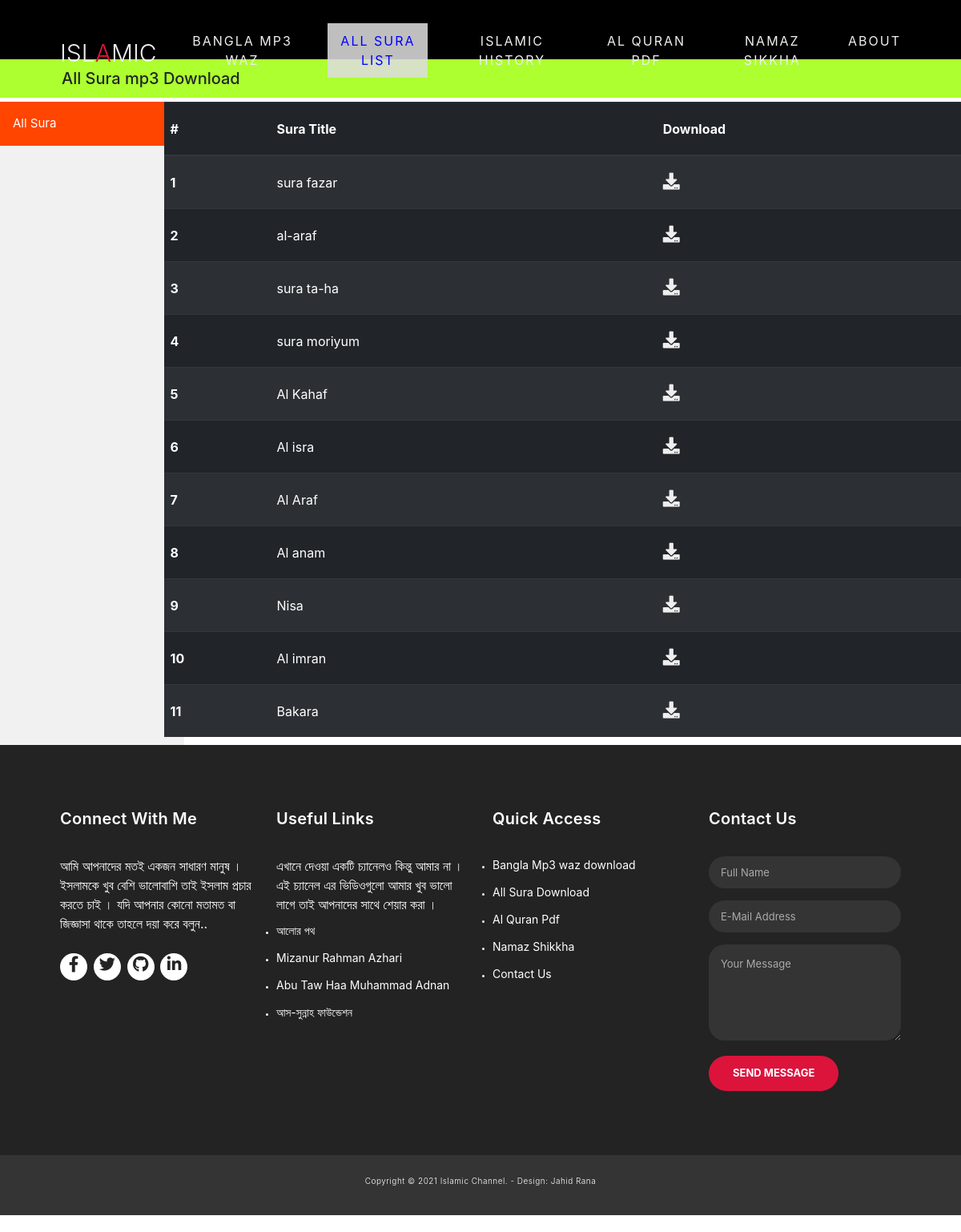
/all_sura.php, run on the app's committed database.
### tables this page shows
CREATE TABLE `sura` (
  `id` int(11) NOT NULL,
  `title` varchar(100) NOT NULL,
  `sura_name` varchar(255) NOT NULL
);

### all_sura.php (the view)
<?php
include("header.php");
?>
<section>
    <h2 class="heading">All Sura mp3 Download</h2>
    <div class="row">
       <div class="col-2">
            <div class="sidebar">
                <ul id="mydiv">
                    <li><a href="#" class="btnsName activeClass">All Sura</a></li>
                </ul>
            </div>
        </div>
        <div class="col-10">
        <?php
    require_once("./admin/config/connect.php");
        $query = "SELECT * FROM sura ORDER BY id ASC";
    $result = mysqli_query($connect,$query) or die("Failed");
    $count = mysqli_num_rows($result);
    if($count > 0){
    ?>
<table class="table table-striped table-dark table-hover myclass">
    <thead>
        <tr>
            <th scope="col">#</th>
            <th scope="col">Sura Title</th>
            <th scope="col">Download</th>
        </tr>
    </thead>
    <tbody>
    <?php
       $serial_no = 1;
       while($row = mysqli_fetch_assoc($result)){
       ?>
        <tr>
            <th scope="row"><?php echo $serial_no++ ?></th>
            <td><?php echo $row['title'] ?></td>
            <td><a href="./admin/upload/sura/<?php echo $row['sura_name'] ?>" download="<?php echo $row['sura_name'] ?>"><i class="fas fa-download"></i></a></td>
        </tr>
        <?php } ?>
    </tbody>
    <?php } ?>
</table>
</div>
</div>
</section>
<?php
include("foot.php");
?>

### css/header.css (style rules this page uses)
* { margin: 0; padding: 0; box-sizing: border-box; }
html { font-size: 10px; font-family: "Roboto Cn", sans-serif; }
a { text-decoration: none; color: #eee; }
h2.heading { background: greenyellow; text-align: left; padding: 12px 77px; }

### header.php (style rules this page uses)
i.fas.fa-download { font-size: 21px; }
.sidebar { margin: 0; padding: 0; width: 230px; background-color: #f1f1f1; height: 100%; overflow: auto; }
.myclass { line-height: 50px; font-size: 16px; }
.sidebar a { font-size: 15px; display: block; color: black; padding: 16px; text-decoration: none; }
.sidebar a.activeClass, .sidebar a:hover { background: orangered; color: white; }

### data on the page
sura: title "sura fazar"
sura: title "al-araf"
sura: title "sura ta-ha"
sura: title "sura moriyum"
sura: title "Al Kahaf"
sura: title "Al isra"
sura: title "Al Araf"
sura: title "Al anam"
sura: title "Nisa"
sura: title "Al imran"
sura: title "Bakara"
